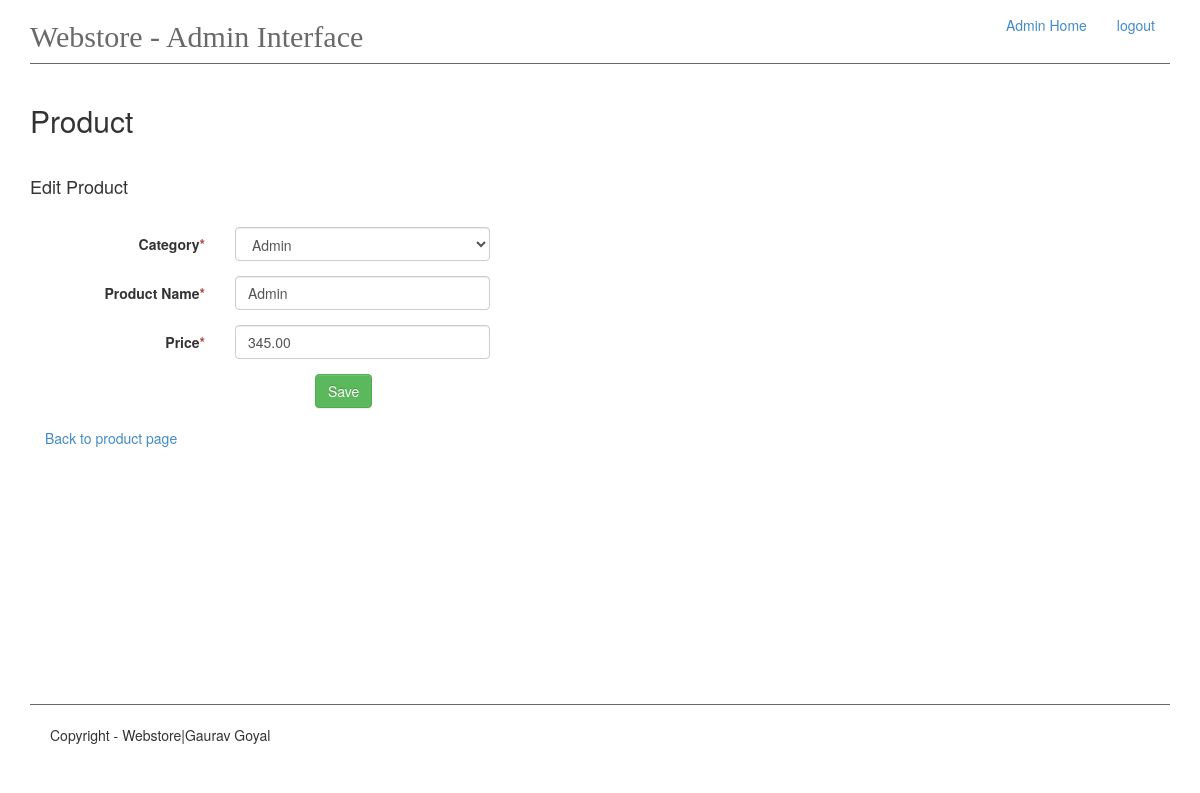
The app's page /admin/product/edit/1 (signed in), older data.
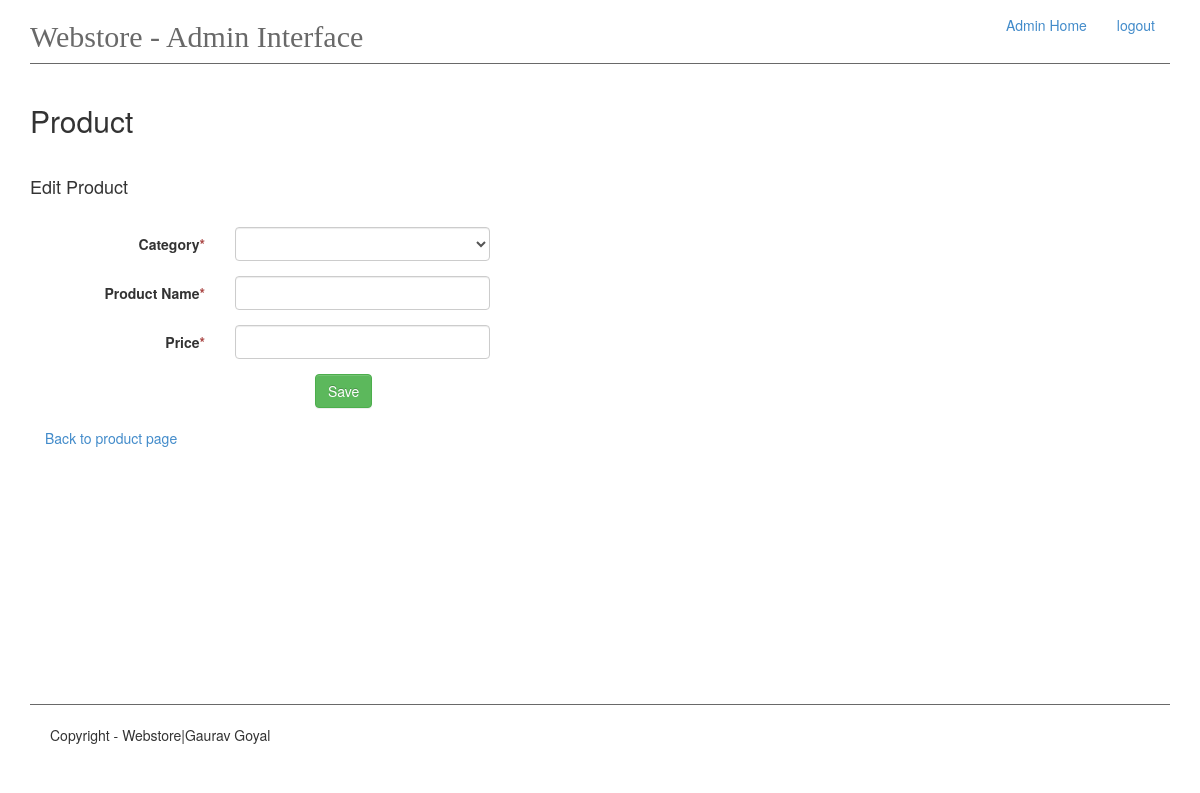
The same page, newer data.
### app/models.py (models this page shows, shortened)
class Product(db.Model):
    id = db.Column(db.Integer, primary_key=True)
    name = db.Column(db.String(50), unique=True, index=True)
    price = db.Column(db.Float, index=True)
    category_id = db.Column(db.Integer, db.ForeignKey('category.id'))
    cart = db.relationship('Cart', backref='products', lazy='dynamic')

### app/views.py (the view, shortened to what this page needs)
@app.route('/admin/product/edit/<int:pk>',  methods=['GET','POST'])
@login_required
def edit_product(pk):
    products = Product.query.all()
    product = Product.query.get(pk)
    categories = Category.query.all()
    form = ProductForm(obj=product)
    return render_template("admin-panel/edit-product.html", product=product, products=products,
                           form=form, categories=categories)

### app/forms.py
class ProductForm(Form):
    category = QuerySelectField(u'Category', query_factory=get_category)
    name = TextField('Product Name', validators=[Required('Product name is required.')])
    price = DecimalField('Price', validators=[Required('Price is required')])

### app/__init__.py (called while the page is built)
@admin_login.user_loader
def load_user(id):
    return Admin.query.get(int(id))

### app/forms.py (called while the page is built)
def get_category():
    return Category.query.all()

### app/models.py (called while the page is built)
    def __repr__(self):
        return self.name

### app/templates/admin-panel/edit-product.html (shortened to what this page needs)
{% extends 'admin-panel/admin.html' %}
{% block content %}
    <h2>Product</h2>
    <br>
    <h4>Edit Product</h4>
    <br>
    <form class="form-horizontal" method="post" enctype= "multipart/form-data">
        {% for field in form if field.widget.input_type != 'hidden' %}
            <div class="col-md-12">
                <div class="form-group">
                    <label class="col-md-2 control-label">  {{ field.label }}<span class="text-danger">*</span></label>
                    <div class="col-md-3"> {{ field(class_='form-control') }}</div>
                    <div class="col-md-6">
                    </div>
                </div >
            </div>
        {% endfor %}
        <div class="control-group">
            <div class="controls col-md-offset-3">
                <input type="submit" class="btn btn-success" value="Save">
            </div>
        </div>
    </form>
    <br>
    <div class="col-md-12"><a href="{{ url_for('add_product') }}">Back to product page</a></div>
{% endblock %}

Row changes from the older to the newer data that the page shows:
removed Product: category "Admin" "Admin" "345.00"
